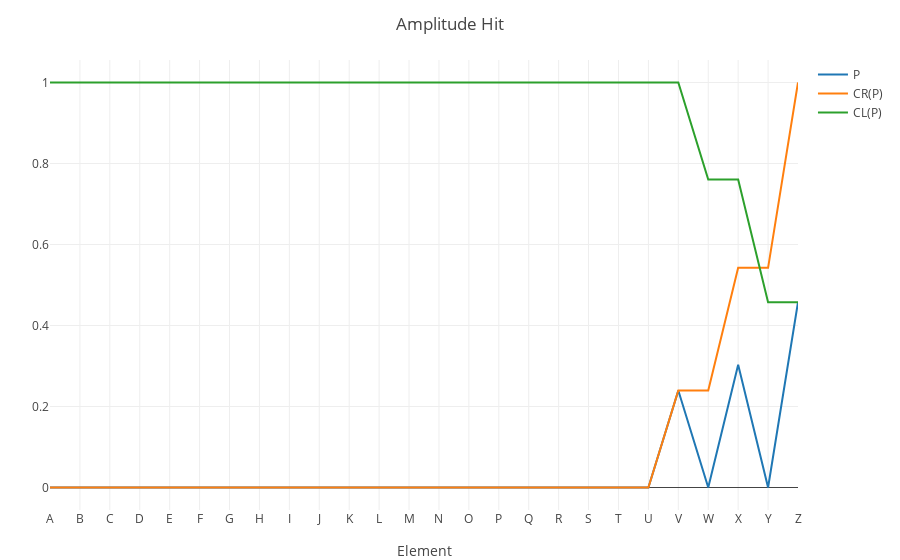

The notebook cell this image was saved under:
### Code cell
a_h = i_h .* a

a_h_p = a_h / sum(a_h)

a_h_p_cr = cumsum(a_h_p) .+ small_number

a_h_p_cl = cumulate_sum_reverse(a_h_p) .+ small_number

plot_x_y((a_h_p, a_h_p_cr, a_h_p_cl); name_ = ("P", "CR(P)", "CL(P)"), layout = extend_layout(layout; title = "Amplitude Hit"))

### Figure 1 — Plotly figure (JSON) as saved in the notebook; plotly's stock layout.template omitted (floating-point values rounded to 4 significant figures)
{"data": [{"name": "P", "type": "scatter", "x": [1, 2, 3, 4, 5, 6, 7, 8, 9, 10, 11, 12, 13, 14, 15, 16, 17, 18, 19, 20, 21, 22, 23, 24, 25, 26], "y": [0, 0, 0, 0, 0, 0, 0, 0, 0, 0, 0, 0, 0, 0, 0, 0, 0, 0, 0, 0, 0, 0.2393, 0, 0.303, 0, 0.4577]}, {"name": "CR(P)", "type": "scatter", "x": [1, 2, 3, 4, 5, 6, 7, 8, 9, 10, 11, 12, 13, 14, 15, 16, 17, 18, 19, 20, 21, 22, 23, 24, 25, 26], "y": [2.22e-16, 2.22e-16, 2.22e-16, 2.22e-16, 2.22e-16, 2.22e-16, 2.22e-16, 2.22e-16, 2.22e-16, 2.22e-16, 2.22e-16, 2.22e-16, 2.22e-16, 2.22e-16, 2.22e-16, 2.22e-16, 2.22e-16, 2.22e-16, 2.22e-16, 2.22e-16, 2.22e-16, 0.2393, 0.2393, 0.5423, 0.5423, 1.0]}, {"name": "CL(P)", "type": "scatter", "x": [1, 2, 3, 4, 5, 6, 7, 8, 9, 10, 11, 12, 13, 14, 15, 16, 17, 18, 19, 20, 21, 22, 23, 24, 25, 26], "y": [1.0, 1.0, 1.0, 1.0, 1.0, 1.0, 1.0, 1.0, 1.0, 1.0, 1.0, 1.0, 1.0, 1.0, 1.0, 1.0, 1.0, 1.0, 1.0, 1.0, 1.0, 1.0, 0.7607, 0.7607, 0.4577, 0.4577]}], "layout": {"autosize": false, "margin": {"b": 50, "l": 50, "r": 50, "t": 60}, "templateaa": "plotly_white", "title": "Amplitude Hit", "xaxis": {"ticktext": ["A", "B", "C", "D", "E", "F", "G", "H", "I", "J", "K", "L", "M", "N", "O", "P", "Q", "R", "S", "T", "U", "V", "W", "X", "Y", "Z"], "tickvals": [1, 2, 3, 4, 5, 6, 7, 8, 9, 10, 11, 12, 13, 14, 15, 16, 17, 18, 19, 20, 21, 22, 23, 24, 25, 26], "title": "Element"}}}
